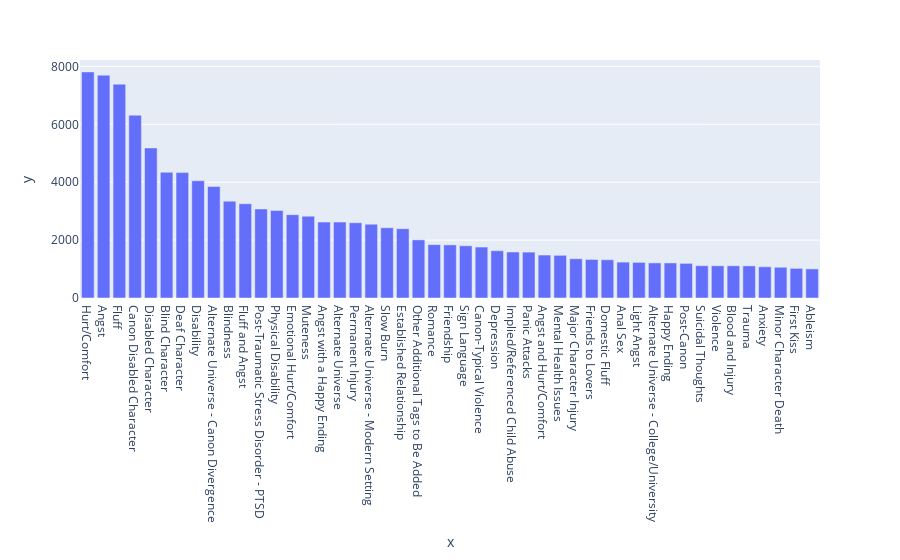

Notebook code cell kept with this figure:
### Markdown cell above
### Individual Tags Count

### Code cell
fig = px.bar(x=list(a.keys()), y=list(a.values()))
# fig.
fig.update_layout(xaxis={'categoryorder':'total descending'}) 
fig.show()

### Figure 1 — Plotly figure (JSON) as saved in the notebook; plotly's stock layout.template omitted (floating-point values rounded to 4 significant figures)
{"data": [{"alignmentgroup": "True", "hovertemplate": "x=%{x}<br>y=%{y}<extra></extra>", "legendgroup": "", "marker": {"color": "#636efa", "pattern": {"shape": ""}}, "name": "", "offsetgroup": "", "orientation": "v", "showlegend": false, "textposition": "auto", "type": "bar", "x": ["Muteness", "Established Relationship", "Other Additional Tags to Be Added", "Alternate Universe - Modern Setting", "Angst", "Hurt/Comfort", "Physical Disability", "Slow Burn", "Alternate Universe - Canon Divergence", "Fluff", "Romance", "Domestic Fluff", "Light Angst", "Blindness", "Angst and Hurt/Comfort", "Canon Disabled Character", "Ableism", "Canon-Typical Violence", "Post-Traumatic Stress Disorder - PTSD", "Blind Character", "Panic Attacks", "Deaf Character", "Emotional Hurt/Comfort", "Implied/Referenced Child Abuse", "Fluff and Angst", "Angst with a Happy Ending", "Sign Language", "Alternate Universe", "Depression", "Trauma", "Suicidal Thoughts", "Anxiety", "Post-Canon", "Disabled Character", "Happy Ending", "Friendship", "First Kiss", "Friends to Lovers", "Disability", "Anal Sex", "Mental Health Issues", "Major Character Injury", "Violence", "Minor Character Death", "Alternate Universe - College/University", "Blood and Injury", "Permanent Injury"], "xaxis": "x", "y": [2826, 2394, 2009, 2550, 7697, 7810, 3026, 2427, 3851, 7386, 1844, 1322, 1230, 3345, 1484, 6316, 1005, 1760, 3075, 4343, 1585, 4332, 2878, 1590, 3257, 2624, 1804, 2622, 1633, 1109, 1116, 1079, 1196, 5184, 1211, 1835, 1024, 1332, 4049, 1240, 1474, 1356, 1113, 1062, 1212, 1113, 2600], "yaxis": "y"}], "layout": {"barmode": "relative", "legend": {"tracegroupgap": 0}, "margin": {"t": 60}, "xaxis": {"anchor": "y", "categoryorder": "total descending", "domain": [0, 1], "title": {"text": "x"}}, "yaxis": {"anchor": "x", "domain": [0, 1], "title": {"text": "y"}}}}
